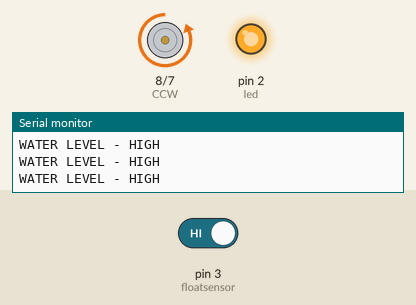
This sketch was run on a simulated Arduino Uno, built with avr-gcc and run on an emulated ATmega328P. Parts: motor-driver pin pairs drawn as motors (green arrow = first pin HIGH = forward, orange = second pin HIGH = backward, longer = more drive), output pins drawn as LEDs (lit = HIGH), the last lines printed to the serial monitor. The inputs (shaded band) are chosen by the test bench; at power-on: pin 3 (floatsensor) HIGH.

Above: at 2.8 s.
2.9 s: pin 3 (floatsensor) driven LOW
At 3.3 s:
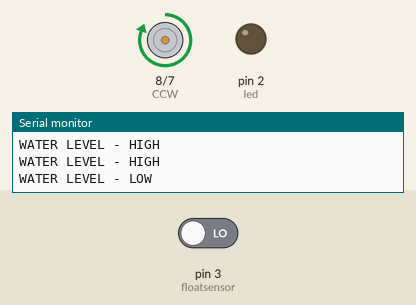
6.5 s: pin 3 (floatsensor) driven HIGH
At 7.6 s:
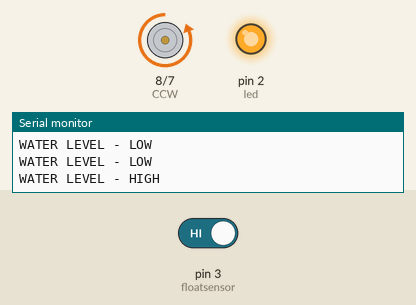
Timing chart, 0 to 9.5 s (numbered marks = the images above; inputs shaded):
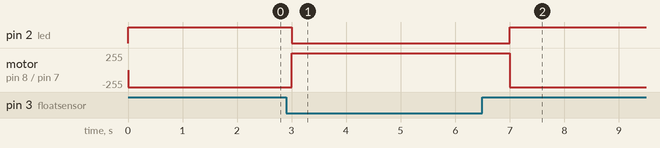

Measured:
- after the input at 2.9 s, pin 2 (led): HIGH → LOW after 0.10 s; motor on pin 8 (CCW) / pin 7 (CW): backward 255/255 → forward 255/255 after 0.10 s
- after the input at 6.5 s, pin 2 (led): LOW → HIGH after 0.50 s; motor on pin 8 (CCW) / pin 7 (CW): forward 255/255 → backward 255/255 after 0.50 s

The sketch:

Water_tank__FR_.ino
```cpp
int floatsensor=3;
int led=2;
int button = 1;
#define CW 7
#define CCW 8
void setup()
{
Serial.begin(9600);
pinMode(floatsensor, INPUT_PULLUP);
pinMode (led, OUTPUT);
pinMode(CW, OUTPUT);
pinMode(CCW, OUTPUT);
}
void loop()
{
button = digitalRead(floatsensor);
  if (button == HIGH)
  {
    digitalWrite(led, HIGH);
    Serial.println( "WATER LEVEL - HIGH");
    digitalWrite(CW,HIGH);
    delay(1000);
    digitalWrite(CW, LOW);
  }
  else
  {
    digitalWrite(led, LOW);
    Serial.println( "WATER LEVEL - LOW" );
    digitalWrite(CCW, HIGH);
    delay(1000);
    digitalWrite(CCW, LOW);
  }
}
```
